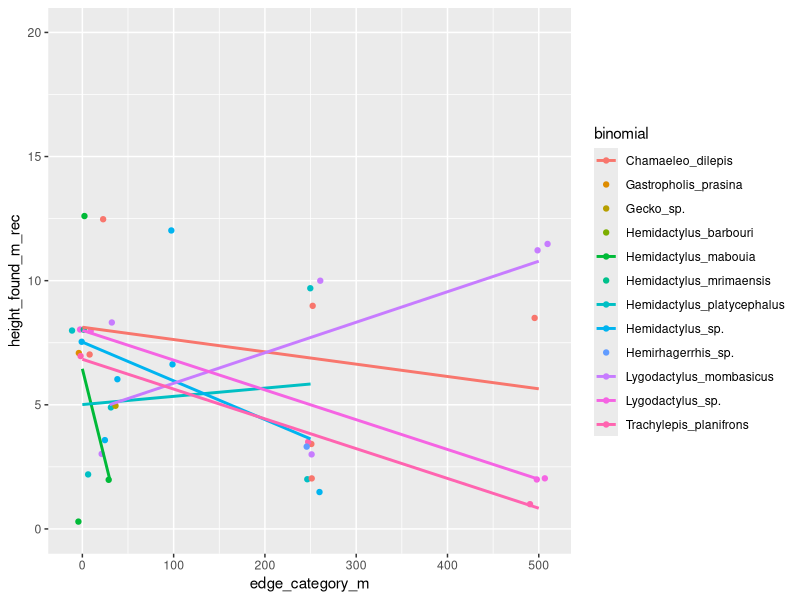
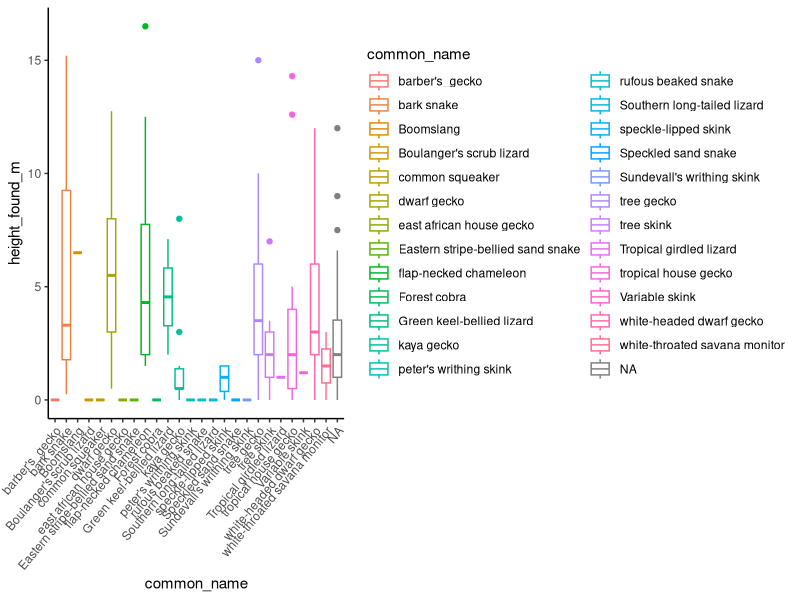
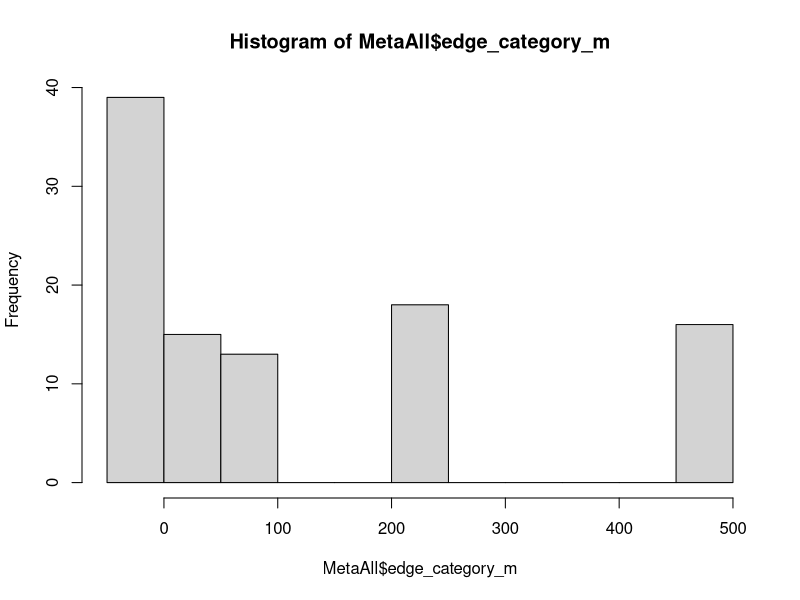

Here is the R script that generated these plots, in order:
#species level analysis
#goal, generate lm and plots of all species height by edge dist and abundance
#by edge dist

library(ggplot2)
library(tidyverse)
library(dplyr)
library(tidyr)
select <- dplyr::select


#data
herpd <- read.csv("raw_data/herpdata.csv")
sites <- read.csv("raw_data/sites.csv")
MetaAll <- read.csv("clean_data/MetaAll.csv")
MetaAllBR <- read.csv("clean_data/MetaAllBR.csv")
MetaAllM <- read.csv("clean_data/MetaAllM.csv")

#merge and clean Herp data
herpd <- merge(herpd, sites, by = "Tree_ID", all = TRUE)

herpd <- herpd %>%
  select(-c(notes.x, notes.y))

HghtHerpD <- herpd %>%
  filter(category != "matrix") %>%
  filter(survey_type == "C") %>%
  filter(forest_type == "BR")

#height by edge distance by species
ggplot(data = HghtHerpD, aes(x = edge_category_m, 
                         y = height_found_m_rec, color = binomial))+
  geom_jitter()+
  geom_smooth(method = lm, se = FALSE)+
  ylim(0,20)
               

#height found by species:
ggplot(data = herpd, aes(x = common_name, y = height_found_m))+
  geom_boxplot(aes(color = common_name))+
  theme_classic()+
  theme(axis.text.x = element_text(angle = 50, hjust = 1))


#######################
#GLM for all species Abundance by distance

#number of species
spec_counts <- MetaAll %>%
  select(ARST:VAAL)

NumSpecies <- ncol(spec_counts)

variables <- MetaAll%>%
  select(edge_category_m,edge_dist_m,category)

# create an empty dataframe to populate with info from glm
reg_abund <- list(NA)
RSquared <- list(NA)

for(i in 1:NumSpecies){
  newdata <- cbind(abund = spec_counts[,i], variables)
  lm_abund <- lm(abund~
                   scale(edge_category_m),
                 data=newdata)
  
  lm_mod <- summary(lm_abund)
  
  reg_abund[[i]] <- rbind(lm_mod$coefficients)
  RSquared[[i]] <- rbind(lm_mod$r.squared)
}
names(reg_abund) <- colnames(spec_counts)
reg_abund
names(RSquared) <- colnames(spec_counts)
RSquared


#Individual models (LM maybe not best technique for this) (as this data is COUNT data, appropriate distribution in Poisson)
summary(glm(LYMO ~ scale(edge_category_m), data = MetaAll, family = poisson))
summary(glm(HEPL ~ scale(edge_category_m), data = MetaAll, family = poisson))
summary(glm(HEBA ~ scale(edge_category_m), data = MetaAll, family = poisson))
summary(glm(HEMA ~ scale(edge_category_m), data = MetaAll, family = poisson))
summary(glm(HEMA ~ scale(edge_category_m), data = MetaAll, family = poisson))
summary(glm(HEMI ~ scale(edge_category_m), data = MetaAll, family = poisson))
summary(glm(TRMA ~ scale(edge_category_m), data = MetaAll, family = poisson))
summary(glm(NUBO ~ scale(edge_category_m), data = MetaAll, family = poisson))
summary(glm(CHDI ~ scale(edge_category_m), data = MetaAll, family = poisson))

hist(MetaAll$edge_category_m)
